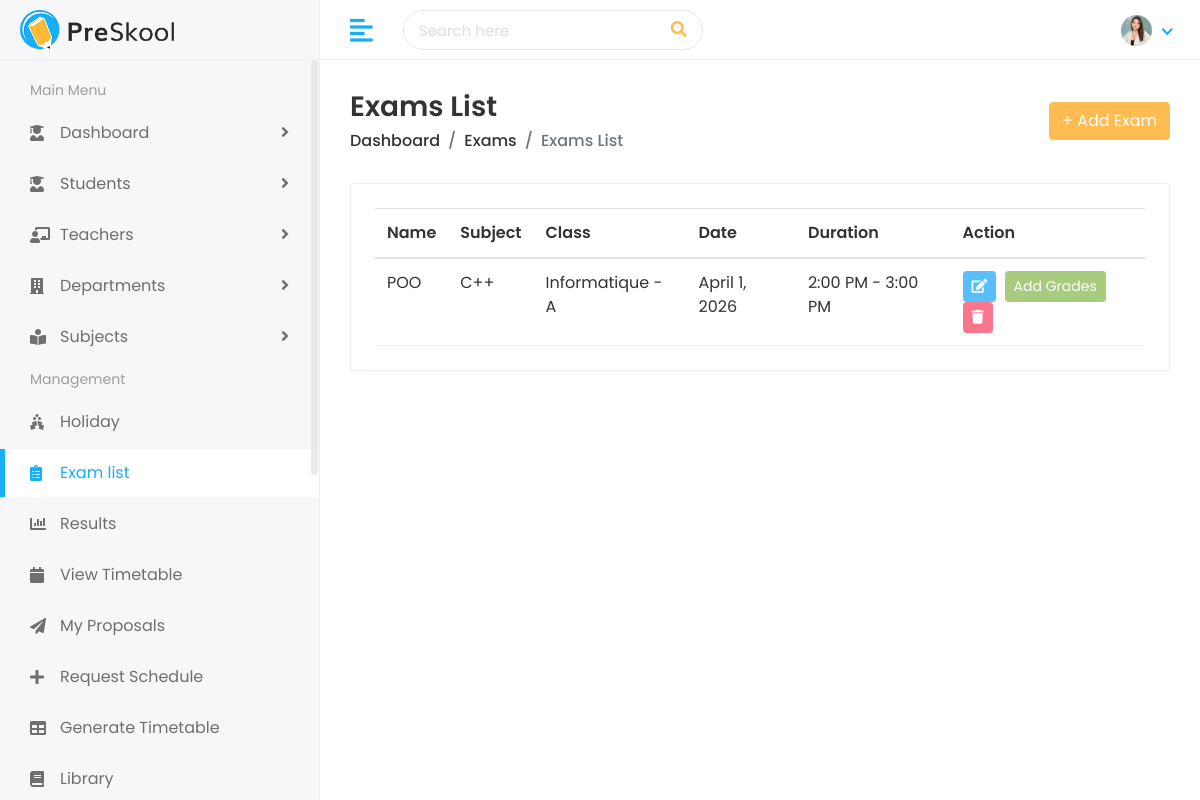
The page /academic/exams/ (signed in) on the database as committed earlier.
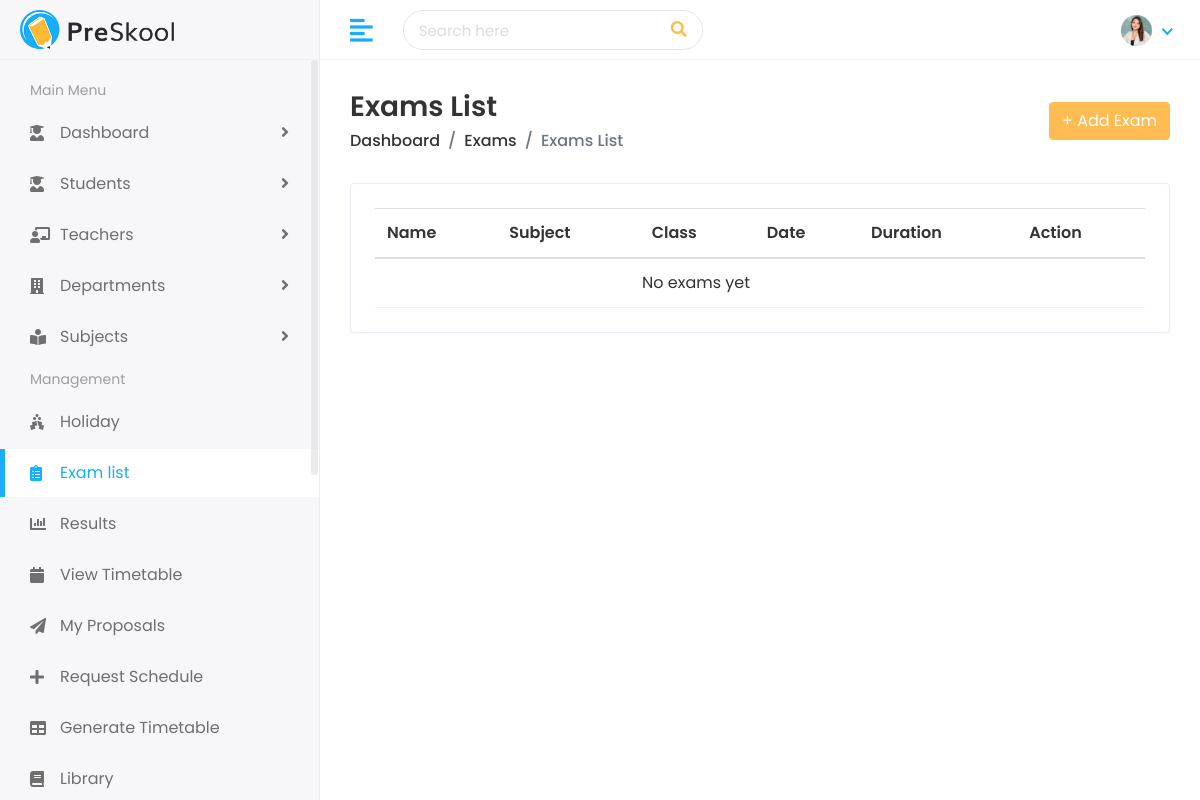
The same page on the database as committed later.
### academic/models.py (models this page shows, shortened)
class Exam(models.Model):
    name = models.CharField(max_length=100)
    description = models.TextField(blank=True)
    subject = models.ForeignKey(Subject, on_delete=models.CASCADE)
    class_group = models.ForeignKey(Class, on_delete=models.CASCADE)
    date = models.DateField()
    start_datetime = models.DateTimeField(null=True, blank=True)
    end_datetime = models.DateTimeField(null=True, blank=True)

class Subject(models.Model):
    name = models.CharField(max_length=100)
    department = models.ForeignKey(Department, on_delete=models.CASCADE)
    teacher = models.ForeignKey(Teacher, on_delete=models.CASCADE)

class Class(models.Model):
    name = models.CharField(max_length=50)
    department = models.ForeignKey(Department, on_delete=models.CASCADE)
    section = models.CharField(max_length=10)
    def __str__(self):
        return f"{self.department.name} - {self.name}"

class Department(models.Model):
    name = models.CharField(max_length=100)
    head_of_dept = models.ForeignKey(
        Teacher,
        on_delete=models.SET_NULL,
        null=True,
        related_name="managed_department"
    )

### academic/views.py (the view)
# urls.py: path('exams/', views.exam_list, name='exam_list'),
def exam_list(request):
    exams = Exam.objects.all().select_related('subject', 'class_group')
    ctx = {'exams': exams}
    if request.user.is_authenticated and getattr(request.user, 'is_teacher', False):
        my_subjects = Subject.objects.filter(teacher__user_id=request.user.id)
        ctx['subjects'] = my_subjects
        ctx['classes'] = Class.objects.all()
    return render(request, 'academic/exams.html', ctx)

### templates/academic/exams.html (shortened to what this page needs)
{% extends 'Home/base.html' %}
{% block body %}
<div class="page-wrapper">
  <div class="content container-fluid">
    <div class="page-header">
      <div class="row align-items-center">
        <div class="col">
          <h3 class="page-title">Exams List</h3>
          <ul class="breadcrumb">
            <li class="breadcrumb-item"><a href="{% url 'dashboard' %}">Dashboard</a></li>
            <li class="breadcrumb-item"><a href="{% url 'exam_list' %}">Exams</a></li>
            <li class="breadcrumb-item active">Exams List</li>
          </ul>
        </div>
        {% if user.is_teacher %}
        <div class="col-auto">
          <button id="toggleForm" class="btn btn-primary">
            + Add Exam
          </button>
        </div>
        {% endif %}
      </div>
    </div>
    <div class="card mt-4">
      <div class="card-body">
        <table class="table table-hover">
          <thead>
            <tr>
              <th>Name</th>
              <th>Subject</th>
              <th>Class</th>
              <th>Date</th>
              <th>Duration</th>
              <th>Action</th>
            </tr>
          </thead>
          <tbody>
            {% for e in exams %}
            <tr>
              <td>{{ e.name }}</td>
              <td>{{ e.subject.name }}</td>
              <td>{{ e.class_group }}</td>
              <td>{{ e.date }}</td>
              <td>
                {% if e.start_datetime and e.end_datetime %}
                  {{ e.start_datetime|time:"g:i A" }} - {{ e.end_datetime|time:"g:i A" }}
                {% else %}
                  -
                {% endif %}
              </td>
              <td>
                {% if user.is_teacher or user.is_admin %}
                  {% if user.is_admin or e.subject.teacher.user == user %}
                    <a href="{% url 'edit_exam' e.id %}" class="btn btn-sm btn-info mr-1">
                      <i class="fas fa-edit"></i>
                    </a>
                    {% if user.is_teacher %}
                    <a href="{% url 'add_grade' %}?exam_id={{ e.id }}" class="btn btn-sm btn-success mr-1">
                      Add Grades
                    </a>
                    {% endif %}
                    <a href="{% url 'delete_exam' e.id %}" class="btn btn-sm btn-danger" onclick="return confirm('Are you sure you want to delete this exam?')">
                      <i class="fas fa-trash"></i>
                    </a>
                  {% else %}
                    <button class="btn btn-sm btn-info mr-1" disabled><i class="fas fa-edit"></i></button>
                    {% if user.is_teacher %}<button class="btn btn-sm btn-success mr-1" disabled>Add Grades</button>{% endif %}
                    <button class="btn btn-sm btn-danger" disabled><i class="fas fa-trash"></i></button>
                  {% endif %}
                {% else %}
                  <button class="btn btn-sm btn-info mr-1" disabled><i class="fas fa-edit"></i></button>
                  <button class="btn btn-sm btn-danger" disabled><i class="fas fa-trash"></i></button>
                {% endif %}
              </td>
            </tr>
            {% empty %}
            <tr>
              <td colspan="5" class="text-center">No exams yet</td>
            </tr>
            {% endfor %}
          </tbody>
        </table>
      </div>
    </div>
  </div>
</div>
{% endblock %}

Rows that differ between the two databases and show on the page:
removed Exam: name "POO", subject.name "C++", class_group "Informatique - A", date "April 1, 2026", start_datetime "2:00 PM", end_datetime "3:00 PM", shows "Add Grades"
Other text that changed with them:
text now shown: "No exams yet"
